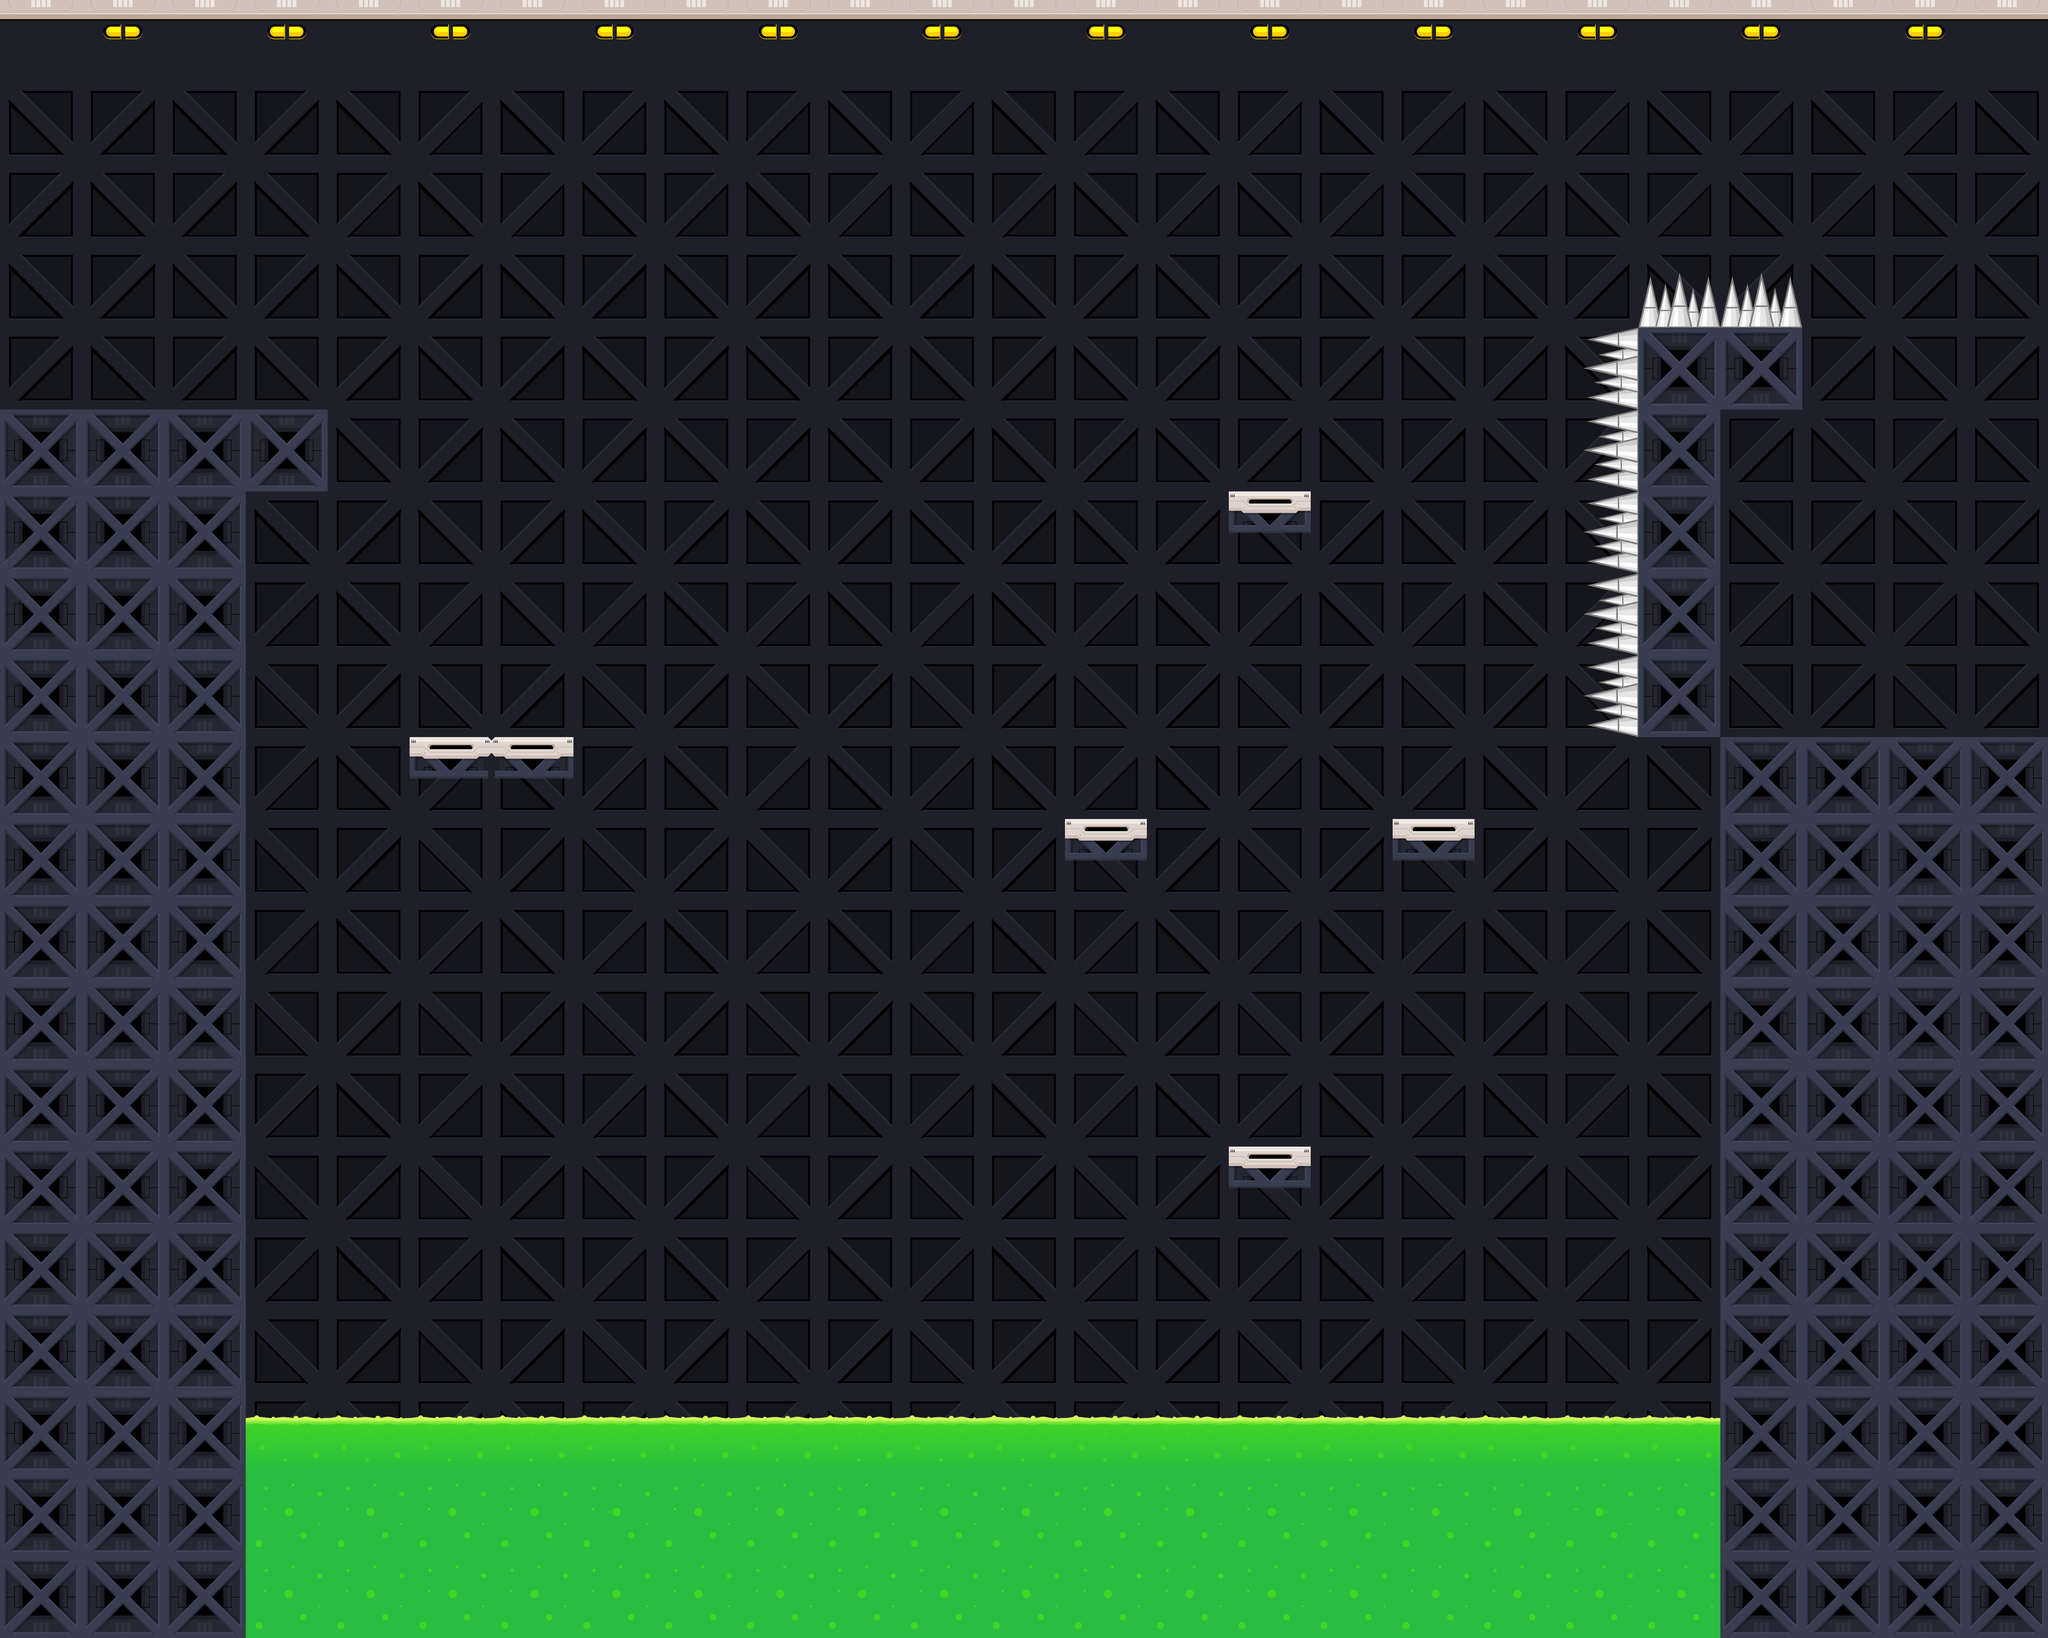

Rendered tile map (Tiled .tmx) drawn with the repository's tilesets; below, a short description and the full map source, tile grids included:
An orthogonal 25x20 tile map with 256x256 px tiles, 2 tile layers (BackGround, Level_Tiles), 2 tilesets and 3 objects (2x Door, Timer).

<map version="1.9" tiledversion="1.9.2" orientation="orthogonal" renderorder="right-down" width="25" height="20" tilewidth="256" tileheight="256" infinite="0" nextlayerid="4" nextobjectid="25">
 <editorsettings>
  <export format="tmx" />
 </editorsettings>
 <tileset firstgid="1" source="Org_Tiles.tsx" />
 <tileset firstgid="36" source="Org_Objects.tsx" />
 <layer id="1" name="BackGround" width="25" height="20">
  <data encoding="csv">
4,3,4,3,4,3,4,3,4,3,4,3,4,3,4,3,4,3,4,3,4,3,4,3,4,
6,5,6,2147483654,6,8,6,8,6,8,6,8,6,8,6,8,6,8,6,8,6,8,6,8,6,
5,6,5,6,8,6,8,6,8,6,8,6,8,6,8,6,8,6,8,6,8,6,8,6,5,
6,2147483654,6,2147483654,6,2147483654,6,2147483654,6,2147483654,6,2147483654,6,2147483654,6,2147483654,6,2147483654,6,2147483654,6,2147483654,6,2147483654,6,
5,2147483653,5,2147483653,5,2147483653,5,2147483653,5,2147483653,5,2147483653,5,2147483653,5,2147483653,5,2147483653,5,2147483653,5,2147483653,5,2147483653,5,
6,2147483654,6,2147483654,6,2147483654,6,2147483654,6,2147483654,6,2147483654,6,2147483654,6,2147483654,6,2147483654,6,2147483654,6,2147483654,6,2147483654,6,
5,2147483653,5,2147483653,5,2147483653,5,2147483653,5,2147483653,5,2147483653,5,2147483653,5,2147483653,5,2147483653,5,2147483653,5,2147483653,5,2147483653,5,
6,8,6,8,6,8,6,8,6,8,6,8,6,8,6,8,6,8,6,8,6,8,6,8,6,
5,7,5,7,5,7,5,7,5,7,5,7,5,7,5,7,5,7,5,7,5,7,5,7,5,
6,8,6,8,6,8,6,8,6,8,6,8,6,8,6,8,6,8,6,8,6,8,6,8,6,
5,7,5,7,5,7,5,7,5,7,5,7,5,7,5,7,5,7,5,7,5,7,5,7,5,
6,8,6,8,6,8,6,8,6,8,6,8,6,8,6,8,6,8,6,8,6,8,6,8,6,
5,7,5,7,5,7,5,7,5,7,5,7,5,7,5,7,5,7,5,7,5,7,5,7,5,
6,8,6,8,6,8,6,8,6,8,6,8,6,8,6,8,6,8,6,8,6,8,6,8,6,
5,7,5,7,5,7,5,7,5,7,5,7,5,7,5,7,5,7,5,7,5,7,5,7,5,
6,8,6,8,6,8,6,8,6,8,6,8,6,8,6,8,6,8,6,8,6,8,6,8,6,
5,7,5,7,5,7,5,7,5,7,5,7,5,7,5,7,5,7,5,7,5,7,5,7,5,
6,8,6,8,6,8,6,8,6,8,6,8,6,8,6,8,6,8,6,8,6,8,6,8,6,
5,7,5,7,5,7,5,7,5,7,5,7,5,7,5,7,5,7,5,7,5,7,5,7,5,
6,8,6,8,6,8,6,8,6,8,6,8,6,8,6,8,6,8,6,8,6,8,6,8,6
</data>
 </layer>
 <layer id="2" name="Level_Tiles" width="25" height="20">
  <data encoding="csv">
0,0,0,0,0,0,0,0,0,0,0,0,0,0,0,0,0,0,0,0,0,0,0,0,0,
0,0,0,0,0,0,0,0,0,0,0,0,0,0,0,0,0,0,0,0,0,0,0,0,0,
0,0,0,0,0,0,0,0,0,0,0,0,0,0,0,0,0,0,0,0,0,0,0,0,0,
0,0,0,0,0,0,0,0,0,0,0,0,0,0,0,0,0,0,0,0,34,34,0,0,0,
0,0,0,0,0,0,0,0,0,0,0,0,0,0,0,0,0,0,0,35,18,18,0,0,0,
18,18,18,18,0,0,0,0,0,0,0,0,0,0,0,0,0,0,0,35,18,0,0,0,0,
18,18,18,0,0,0,0,0,0,0,0,0,0,0,0,26,0,0,0,35,18,0,0,0,0,
18,18,18,0,0,0,0,0,0,0,0,0,0,0,0,0,0,0,0,35,18,0,0,0,0,
18,18,18,0,0,0,0,0,0,0,0,0,0,0,0,0,0,0,0,35,18,0,0,0,0,
18,18,18,0,0,27,25,0,0,0,0,0,0,0,0,0,0,0,0,0,0,18,18,18,18,
18,18,18,0,0,0,0,0,0,0,0,0,0,26,0,0,0,26,0,0,0,18,18,18,18,
18,18,18,0,0,0,0,0,0,0,0,0,0,0,0,0,0,0,0,0,0,18,18,18,18,
18,18,18,0,0,0,0,0,0,0,0,0,0,0,0,0,0,0,0,0,0,18,18,18,18,
18,18,18,0,0,0,0,0,0,0,0,0,0,0,0,0,0,0,0,0,0,18,18,18,18,
18,18,18,0,0,0,0,0,0,0,0,0,0,0,0,26,0,0,0,0,0,18,18,18,18,
18,18,18,0,0,0,0,0,0,0,0,0,0,0,0,0,0,0,0,0,0,18,18,18,18,
18,18,18,0,0,0,0,0,0,0,0,0,0,0,0,0,0,0,0,0,0,18,18,18,18,
18,18,18,1,1,1,1,1,1,1,1,1,1,1,1,1,1,1,1,1,1,18,18,18,18,
18,18,18,2,2,2,2,2,2,2,2,2,2,2,2,2,2,2,2,2,2,18,18,18,18,
18,18,18,2,2,2,2,2,2,2,2,2,2,2,2,2,2,2,2,2,2,18,18,18,18
</data>
 </layer>
 <objectgroup id="3" name="Level_Objects">
  <object id="2" name="Start_Door" class="Door" gid="36" x="5.9241" y="1314.59" width="704" height="1064" />
  <object id="6" name="Finish_Door" class="Door" gid="38" x="5692" y="2288" width="721" height="1088" />
  <object id="24" name="Timer" gid="40" x="5420" y="2273" width="248" height="577" />
 </objectgroup>
</map>
